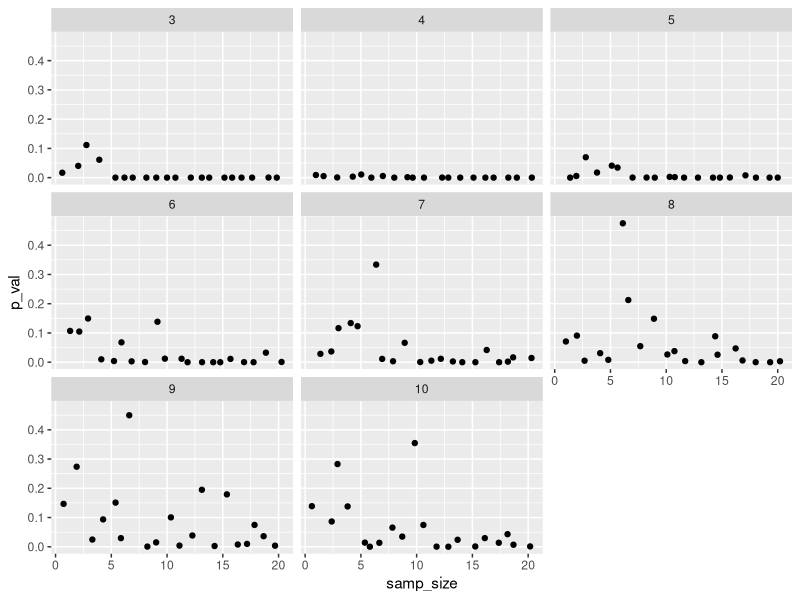
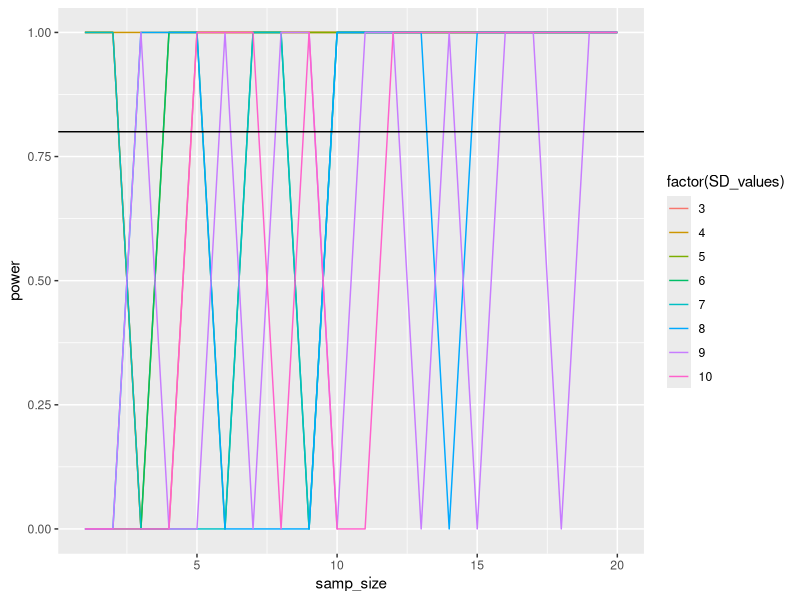
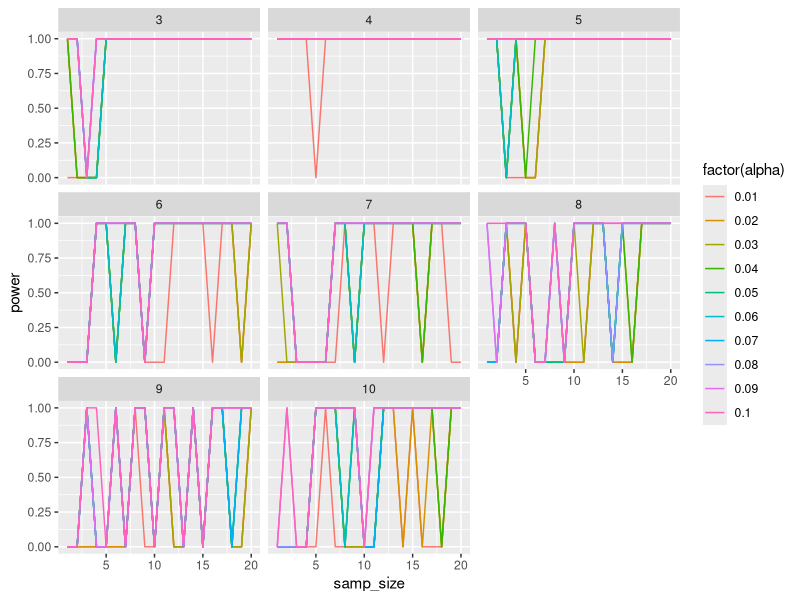

The R script that drew these images, in order:
#'----------------------
#'
#' Homework week 04
#' 
#' @Date 2018-10-07
#' 
#' @author Laura Howes
#' 
#' ---------------------
#' 

library(dplyr)
library(ggplot2)
library(tidyr)

#---
# Problem 1
#---

###W&S Chapter 6 questions 15, 21, and 29

###15: null hypotheses

####15a: There is no difference in mean femur lengths between Pygmy Mammoths and Continental mammoths.

####15b: Patients who take phentermien and topiramate lose weight as the same rate as control patients who don't take them.

####15c: Patients who take phentermien and topiramate have the same proportions of babies born with cleft palates as control patients who don't take them.

####15d: Shoppers buy the same amount of Candy while Christmas music is playing as shoppers who listen to the usual type of music do.

####15e: Male white-collared manakins dance the same amount of time when females are present and when females are absent.

###21:

####21a: A study has more power if the sample size is large, so the 60-participant study has more of a likelihood of committing a Type II error because is has a lower power than the 100 sample size.

####21b: The study with the 100 sample size has higher power. 

####21c: Type I errors are controlled by the size of alpha, so unless the studies use two different alphas (which they do not), than they have an equal chance of committing a Type I error.

####21d: The test should be two-tailed because there are two effects that could happen, cardiac arrest could increase or decrease.

###29:

####29a: The alpha value is also the P value, so the the probability the researchers would reject none of them is 5%.

####29b: 5 tests on average are expected to reject the null hypothesis if all null hypotheses were true.

#---
# Problem 2
#---

###22: Use R to calculate a p-value

pbinom(6101, size=9821, prob= 0.5, lower.tail= FALSE)
####P = 3.207137e-129 (very small)

####22a: Calculate the 95% CI interval

binom.test(6101, 9821, conf.level = 0.95)

####number of successes = 6101, number of trials = 9821, p-value < 2.2e-16 alternative hypothesis: true probability of success is not equal to 0.5.
####95 percent confidence interval: 0.6115404-0.6308273

####22b: Since the P value is very small, it is not plausible for a 50:50 chance the toast landing butter side-up or butter side-down.

#---
# Problem 3
#---

###3: From the Lab: Many SDs and Alphas. What sample size do we need to achieve a power of 0.8?

####3.1: Start up your simulation. Multiple sample sizes: from 1-20, with 500 simulations per sample size
####multiple SD values, from 3 through 10 (just 3:10, no need for non-integer values)
####You're going to want crossing with your intitial data frame of just sample sizes and a 
####vector of sd values to start. Then generate samples from the appropriate random normal distribution.

Sim <- data.frame(samp_size = rep(1:20, 500))
####1 though 20, repeated 500 timess
SD_values <- c(3:10)
Sim <- crossing(Sim, SD_values)

Sim <- Sim %>% 
  group_by(1:n()) %>% #1 though 10, repeated 500 timess
  mutate(sample_mean= mean(rnorm(samp_size, 85, SD_values))) %>%
  ungroup()

####3.2: Z! 

Sim <- Sim %>% 
  mutate(sigma_ybar= SD_values/(sqrt(samp_size))) %>%  
  mutate(Z_score= (sample_mean - 80)/sigma_ybar) %>%
  mutate(p_val= pnorm(abs(Z_score), lower.tail = FALSE))%>% 
  ungroup()

Sim_plot <- ggplot(data= Sim, mapping = aes(x= samp_size, y= p_val)) + 
  geom_jitter() +
  facet_wrap(~SD_values)

Sim_plot

####3.3: P and Power

Sim_power <- Sim %>%
  group_by(SD_values, samp_size) %>%
  summarize(power= 1-sum(p_val>0.05)/n()) %>%
  ungroup()

Sim_power_plot <- ggplot(data= Sim_power, mapping= aes(x= samp_size, y= power, group= SD_values, color= factor(SD_values))) +
  geom_line() +
  geom_hline(yintercept = 0.8)

Sim_power_plot

####3.4: Many alphas

Sim_alphas <- Sim %>% 
  crossing(alpha= seq(0.01, 0.1, .01)) %>%
  group_by(samp_size, SD_values, alpha) %>%
  summarize(power= 1- sum(p_val > alpha)/n()) %>%
  ungroup()

Sim_alphas_plot <- ggplot(data = Sim_alphas, mapping= aes(x= samp_size, y= power, color= factor(alpha))) +
  geom_line() +
  facet_wrap(~SD_values)

Sim_alphas_plot

####3.5: What does it all mean? What do you learn about how alpha and SD affect power?

#####If you make alpha bigger it gives greater power, but then you have a greater probability of rejecting 
#####the null hypothesis falsely. you need a high  SD value in order to get the needed power of at least 0.8.

####3.6 How do you think that changing the effect size would affect power?

#####I think a bigger effect size would increase the power.

  